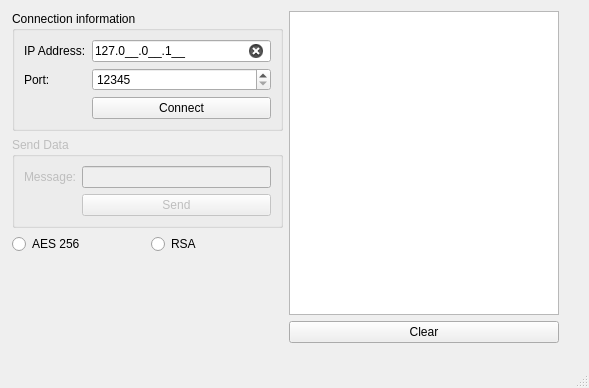
<?xml version="1.0" encoding="UTF-8"?>
<ui version="4.0">
 <class>MainWindow</class>
 <widget class="QMainWindow" name="MainWindow">
  <property name="geometry">
   <rect>
    <x>0</x>
    <y>0</y>
    <width>589</width>
    <height>388</height>
   </rect>
  </property>
  <property name="windowTitle">
   <string>Client</string>
  </property>
  <property name="styleSheet">
   <string notr="true">#lnIPAddress[state = &quot;0&quot;]{
	
	background-color: rgb(234, 0, 0);
}

#lnIPAddress[state = &quot;1&quot;]{
	
	background-color: rgb(67, 135, 100);
}
</string>
  </property>
  <widget class="QWidget" name="centralwidget">
   <widget class="QWidget" name="">
    <property name="geometry">
     <rect>
      <x>12</x>
      <y>11</y>
      <width>547</width>
      <height>332</height>
     </rect>
    </property>
    <layout class="QHBoxLayout" name="horizontalLayout_2">
     <item>
      <layout class="QVBoxLayout" name="verticalLayout_2">
       <item>
        <widget class="QGroupBox" name="groupBox">
         <property name="title">
          <string>Connection information</string>
         </property>
         <layout class="QFormLayout" name="formLayout">
          <item row="0" column="0">
           <widget class="QLabel" name="label">
            <property name="text">
             <string>IP Address:</string>
            </property>
           </widget>
          </item>
          <item row="0" column="1">
           <widget class="QLineEdit" name="lnIPAddress">
            <property name="inputMask">
             <string>000.000.000.000;_</string>
            </property>
            <property name="text">
             <string>127.0.0.1</string>
            </property>
            <property name="clearButtonEnabled">
             <bool>true</bool>
            </property>
            <property name="state" stdset="0">
             <string/>
            </property>
           </widget>
          </item>
          <item row="1" column="0">
           <widget class="QLabel" name="label_2">
            <property name="text">
             <string>Port:</string>
            </property>
           </widget>
          </item>
          <item row="1" column="1">
           <widget class="QSpinBox" name="spnPort">
            <property name="minimum">
             <number>12345</number>
            </property>
            <property name="maximum">
             <number>65535</number>
            </property>
           </widget>
          </item>
          <item row="2" column="1">
           <widget class="QPushButton" name="btnConnect">
            <property name="text">
             <string>Connect</string>
            </property>
           </widget>
          </item>
         </layout>
        </widget>
       </item>
       <item>
        <widget class="QGroupBox" name="grpSendData">
         <property name="enabled">
          <bool>false</bool>
         </property>
         <property name="title">
          <string>Send Data</string>
         </property>
         <layout class="QFormLayout" name="formLayout_2">
          <item row="0" column="0">
           <widget class="QLabel" name="label_3">
            <property name="text">
             <string>Message:</string>
            </property>
           </widget>
          </item>
          <item row="0" column="1">
           <widget class="QLineEdit" name="lnMessage">
            <property name="text">
             <string/>
            </property>
            <property name="clearButtonEnabled">
             <bool>true</bool>
            </property>
            <property name="state" stdset="0">
             <string/>
            </property>
           </widget>
          </item>
          <item row="1" column="1">
           <widget class="QPushButton" name="btnSend">
            <property name="text">
             <string>Send</string>
            </property>
           </widget>
          </item>
         </layout>
        </widget>
       </item>
       <item>
        <layout class="QHBoxLayout" name="horizontalLayout">
         <item>
          <widget class="QRadioButton" name="AESButton">
           <property name="text">
            <string>AES 256</string>
           </property>
          </widget>
         </item>
         <item>
          <widget class="QRadioButton" name="RSAButton">
           <property name="text">
            <string>RSA</string>
           </property>
          </widget>
         </item>
        </layout>
       </item>
       <item>
        <spacer name="verticalSpacer">
         <property name="orientation">
          <enum>Qt::Vertical</enum>
         </property>
         <property name="sizeHint" stdset="0">
          <size>
           <width>8</width>
           <height>8</height>
          </size>
         </property>
        </spacer>
       </item>
      </layout>
     </item>
     <item>
      <layout class="QVBoxLayout" name="verticalLayout">
       <item>
        <widget class="QListWidget" name="lstConsole"/>
       </item>
       <item>
        <widget class="QPushButton" name="btnClear">
         <property name="text">
          <string>Clear</string>
         </property>
        </widget>
       </item>
      </layout>
     </item>
    </layout>
   </widget>
  </widget>
  <widget class="QMenuBar" name="menubar">
   <property name="geometry">
    <rect>
     <x>0</x>
     <y>0</y>
     <width>589</width>
     <height>26</height>
    </rect>
   </property>
  </widget>
  <widget class="QStatusBar" name="statusbar"/>
 </widget>
 <resources/>
 <connections>
  <connection>
   <sender>btnClear</sender>
   <signal>clicked()</signal>
   <receiver>lstConsole</receiver>
   <slot>clear()</slot>
   <hints>
    <hint type="sourcelabel">
     <x>401</x>
     <y>396</y>
    </hint>
    <hint type="destinationlabel">
     <x>413</x>
     <y>326</y>
    </hint>
   </hints>
  </connection>
 </connections>
</ui>
